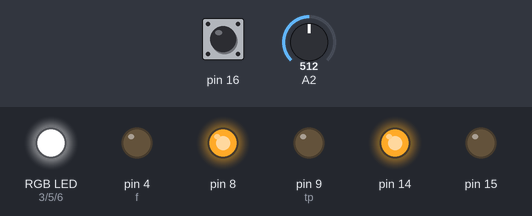
A sketch run on a simulated Arduino Uno, built with avr-gcc and run on an emulated ATmega328P. Parts: an RGB LED mixed from three pins (HIGH = lit), output pins drawn as LEDs (lit = HIGH). The test bench sets the inputs (shaded band); at power-on: pin 16 LOW, A2 = 512.

Above: at 1.2 s.
1.3 s: pin 16 pulsed HIGH 5 times (0.12 s each, 0.3 s apart)
Timing chart, 0 to 4.3 s (numbered marks = the images above; inputs shaded):
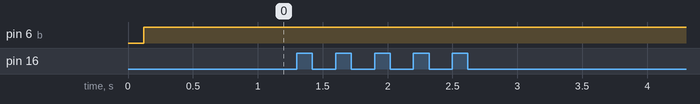

The sketch:

built_in_mic_analyzer.ino
```cpp
#include <SoftwareSerial.h>
#define r 3
#define g 5
#define b 6
#define sp 1
#define f 4
long p = 0;
long s = 0;
int v = 255;
int w = 0, minw = 245;
long mi = 1024, mx = 0, count = 0 ;
int R = 0, G = 0, B = 0 , PR = 0, PG = 0, PB = 0;
int dly = 100;
int az = 0, bz = 0, cz = 0;
int del = 0;
int tp = 9;
int ep = 10;
long dis = 0;

void analyzer();
void dimall() ;
void rgb(int RR, int GG, int BB);
void color();
void col(byte pin, int Pval, int Cval);
void setup();
void loop();
void asetup();
SoftwareSerial mySerial(10, 11); // RX, TX
void setup() {
  analogWrite(8, 255); analogWrite(11, 0);
  pinMode(tp, OUTPUT);
  pinMode(ep, INPUT);
  asetup();
  mySerial.begin(9600);
  dimall();
  color();
}
void loop() {
  //colorflash();
  //bt();
  //flash();
  analyzer();
  //colorflash();


  /*dis =  constrain( getDis(),500,3500);
  int kkk = map(dis,500,3500,255,0);
  analogWrite(r,kkk);
  Serial.println(kkk);
  delay(100);*/
}

long getDis() {
  digitalWrite(tp, 0);
  delayMicroseconds(5);
  digitalWrite(tp, 1);
  delayMicroseconds(10);
  digitalWrite(tp, 0);
  return pulseIn(ep, HIGH);
}

void bt() {
  if (mySerial.available())
    Serial.write(mySerial.read());
  if (Serial.available())
    mySerial.write(Serial.read());
}
void colorflash() {
  analogWrite(r, 0);
  analogWrite(g, 0);
  analogWrite(b, 0);
  delay(5);
  analogWrite(r, 255);
  analogWrite(g, 255);
  analogWrite(b, 255);
  delay(150);

}
void flash() {
  analogWrite(f, 255);
  delay(5);
  analogWrite(f, 0);
  delay(150);
}

void asetup() {
  Serial.begin(9600);
  analogWrite(14, 255);
  analogWrite(15, 0);
}

void analyzer() {
  p = pulseIn(16, HIGH);
  s =  analogRead(16);
  count = (count + 1) % 5000;

  if (count == 0) {
    mi = 1024;
    mx = 0;
  }


  w = 255 - map(s, mi, mx, 0, 255);
  if (w < minw) {
    w = minw;
  } else if (w > 255) {
    w = 55;
  }

  if (p > 100) {
    if (mi > s) {
      mi = s;
    }
    if (mx < s) {
      mx = s;
    }
    if (p < 3) {

    }
    else if (p <= 4) {

      // rgb(w, w, v);
    } else if (p <= 5) {

      // rgb(v, w, w);
    }
    else if (p <= 6) {

      //rgb(w, v, w);
    }
    else if (p <= 400) {
      rgb(1, 0, 0);
    } else if (p <= 600) {
      rgb(1, 0, 1);
    } else if (p <= 1500) {
      rgb(0, 0, 1);
    } else if (p <= 5000) {
      rgb(0, 1, 1);
    } else if (p <= 27000) {
      rgb(0, 1, 0);
    } else if (p <= 50000) {
      rgb(1, 1, 0);
    } else {
      flash();
    flash();
      //rgb(1, 1, 1);
    }
  } else {
    if(p>4){
    flash();}
    //flash();
    //rgb(0, 0, 0);
    //Serial.println(p);
  }
  /**
  del = ((mi + mx) * 1) / 3;


  if (s < del) {

    bz = az;
    az = 0;

  } else {
    az++;
  }
  **/
  if (p > 10000) {

    dly = cz;
    cz = 0;

  } else {
    cz++;
  }
  if (dly > 1500) {
    dly = 1400;
  } else if (dly < 30) {
    dly = 30;
  }
  //dly = 10400;
  //Serial.println(dly);
  color();
}

void dimall() {
  R = 0;
  G = 0;
  B = 0;
}
void rgb(int RR, int GG, int BB) {
  dimall();
  R = RR;
  G = GG;
  B = BB;
}


void color() {
  if (R) {
    col(r, PR, w);
    PR = w;
    //analogWrite(r, w);
  } else {
    col(r, PR, v);
    PR = v;
    //analogWrite(r, v);
  }
  if (G) {
    col(g, PG, w);
    PG = w;
    //analogWrite(g, w);
  } else {
    col(g, PG, v);
    PG = v;
    //analogWrite(g, v);
  }
  if (B) {
    col(b, PB, w);
    PB = w;
    //analogWrite(b, w);
  } else {
    col(b, PB, v);
    PB = v;
    //analogWrite(b, v);
  }
}
void col(byte pin, int Pval, int Cval) {
  if (Pval > Cval) {
  /*  analogWrite(pin, 0);
    delay(5);
    analogWrite(pin, 255);
    delay(150);
    analogWrite(pin, 0);
    delay(5);
    analogWrite(pin, 255);
    delay(150);*/
    for (int i = Pval; i >= Cval; i -= sp) {
      analogWrite(pin, i);
      delayMicroseconds(dly);
    }
  } else {
    analogWrite(pin, 255);
    for (int i = Pval; i <= Cval; i += sp) {
      analogWrite(pin, i);
      delayMicroseconds(dly);
    }
  }
}
```
